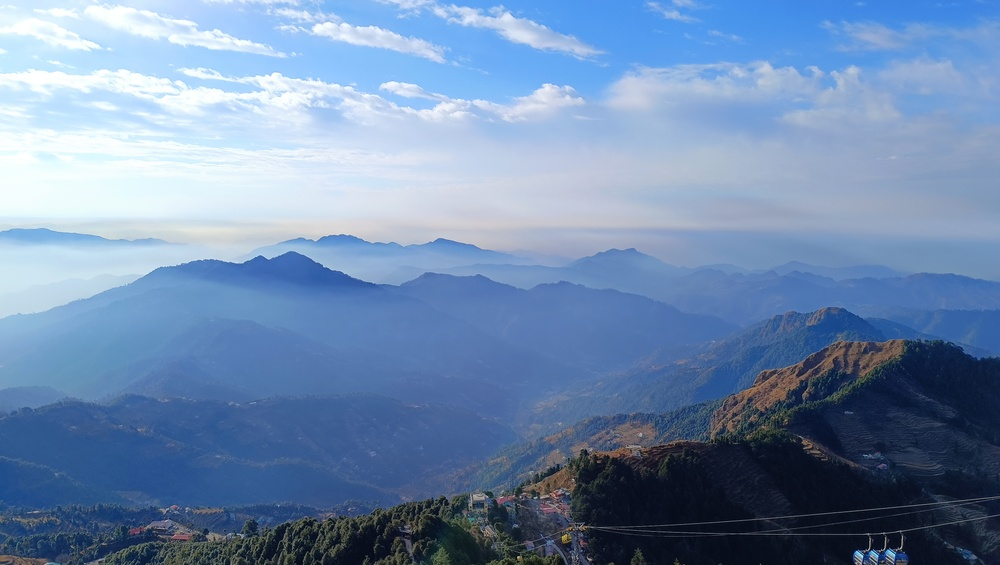
#> input picture experiment2/IMG_20260101_085451.jpg.jpeg, 1000 x 565 px, shrunk from 4080 x 2304 before the run
$ python exp2.py
#> lines starting #> are read from the running program, lines starting #| are printed output that depends on the picture
import os
import cv2
import matplotlib.pyplot as plt
import numpy as np

# Same folder (experiment2) se image uthayega
CURRENT_DIR = os.path.dirname(os.path.abspath(__file__))
image_path = os.path.join(CURRENT_DIR, 'IMG_20260101_085451.jpg.jpeg')

# Read image in grayscale
img = cv2.imread(image_path, cv2.IMREAD_GRAYSCALE)
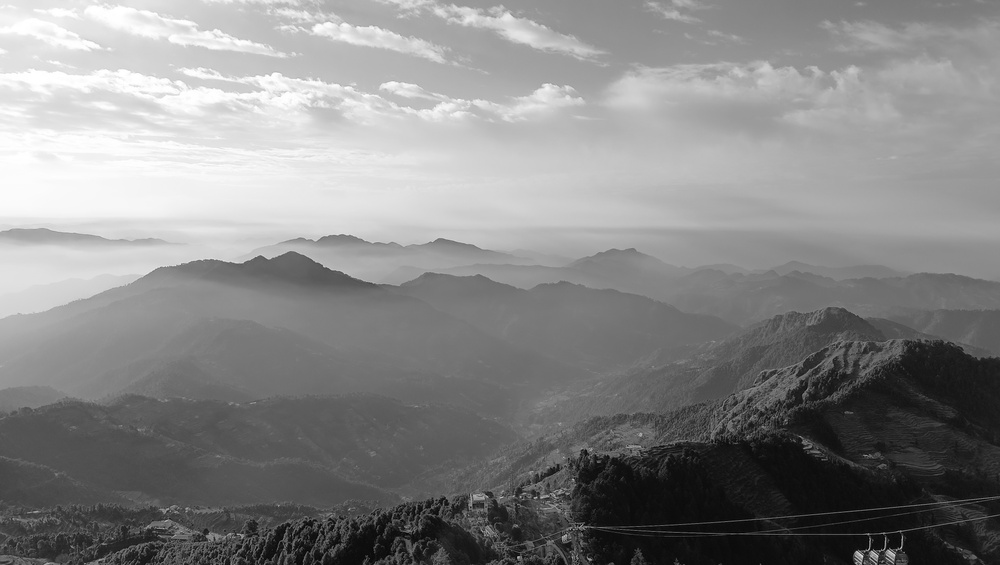
#> img: shape (565, 1000); min 0, max 255, mean 134.7

if img is None:
    raise FileNotFoundError(f"Image nahi mili: {image_path}")

# 2. Contrast Stretching (Min-Max Normalization to [0, 255])
r_min, r_max = int(np.min(img)), int(np.max(img))
#> r_min = 0; r_max = 255
if r_max > r_min:
    img_stretched = ((img.astype(np.float32) - r_min) / (r_max - r_min) * 255.0).astype(np.uint8)
else:
    img_stretched = img.copy()

# 3. Global Histogram Equalization (HE)
img_he = cv2.equalizeHist(img)
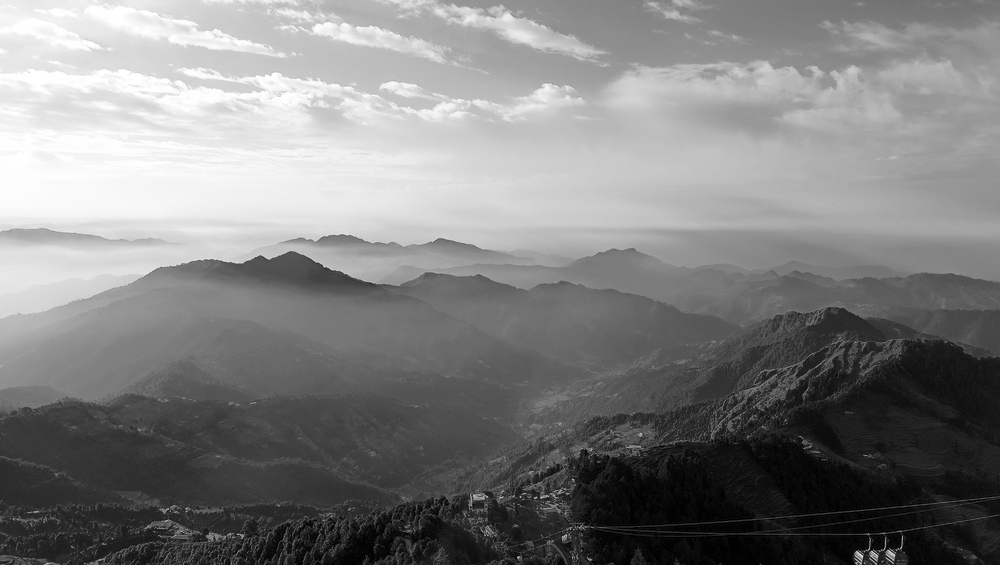
#> img_he: shape (565, 1000); min 0, max 255, mean 128.1

# 4. Contrast Limited Adaptive Histogram Equalization (CLAHE)
clahe = cv2.createCLAHE(clipLimit=2.0, tileGridSize=(8, 8))
img_clahe = clahe.apply(img)
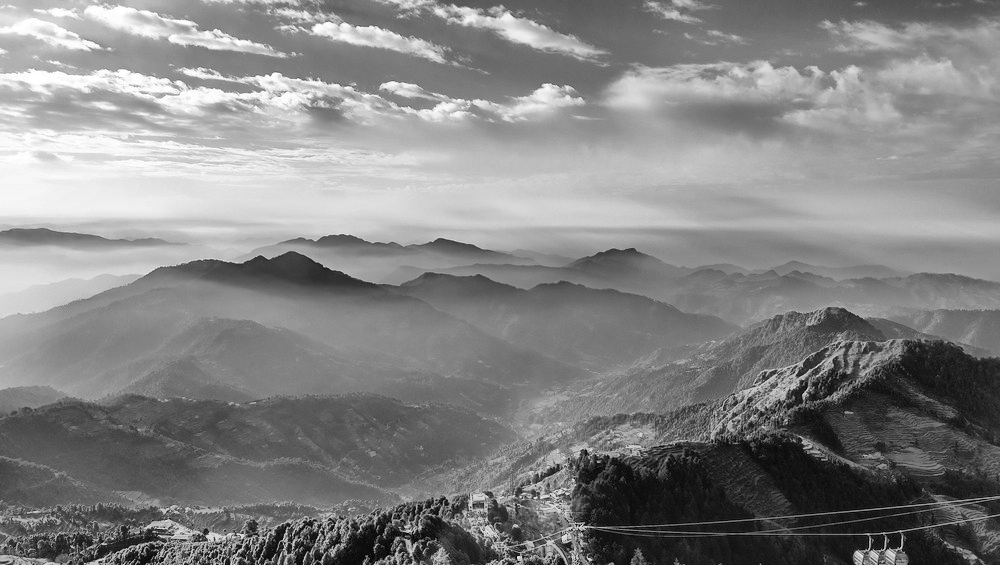
#> img_clahe: shape (565, 1000); min 0, max 255, mean 132.1

# 5. Plot Comparison and Histograms
images = [img, img_stretched, img_he, img_clahe]
titles = ['Original (Low Contrast)', 'Contrast Stretched', 'Global HE', 'CLAHE']

plt.figure(figsize=(16, 8))
for i in range(4):
    plt.subplot(2, 4, i + 1)
    plt.imshow(images[i], cmap='gray', vmin=0, vmax=255)
    plt.title(titles[i], fontsize=11)
    plt.axis('off')

    plt.subplot(2, 4, i + 5)
    plt.hist(images[i].ravel(), bins=256, range=[0, 256], color='black', alpha=0.7)
    plt.title(f'Histogram: {titles[i]}', fontsize=10)
    plt.xlim([0, 256])
    plt.xlabel('Intensity Value')
    plt.ylabel('Pixel Count')

plt.tight_layout()

# Save result in experiment2 folder
output_path = os.path.join(CURRENT_DIR, 'contrast_enhancement_result.png')
plt.savefig(output_path)
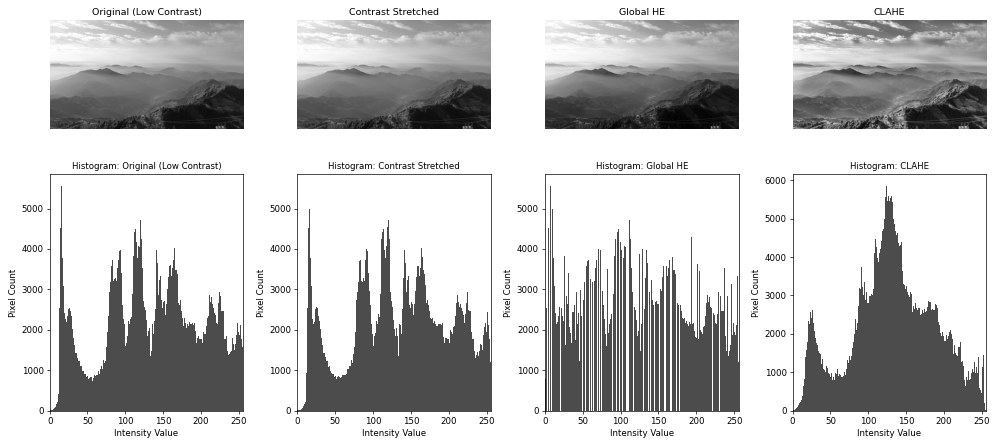
#> figure drawn by matplotlib, 8 panels; panel 2: tallest bar 5569 high, from x = 15 to 16; panel 4: tallest bar 5569 high, from x = 15 to 16; panel 6: tallest bar 5569 high, from x = 7 to 8; panel 8: tallest bar 5863 high, from x = 124 to 125
plt.show()

$ run again, with experiment2/IMG_20260615_121801.jpg.jpeg copied over experiment2/IMG_20260101_085451.jpg.jpeg
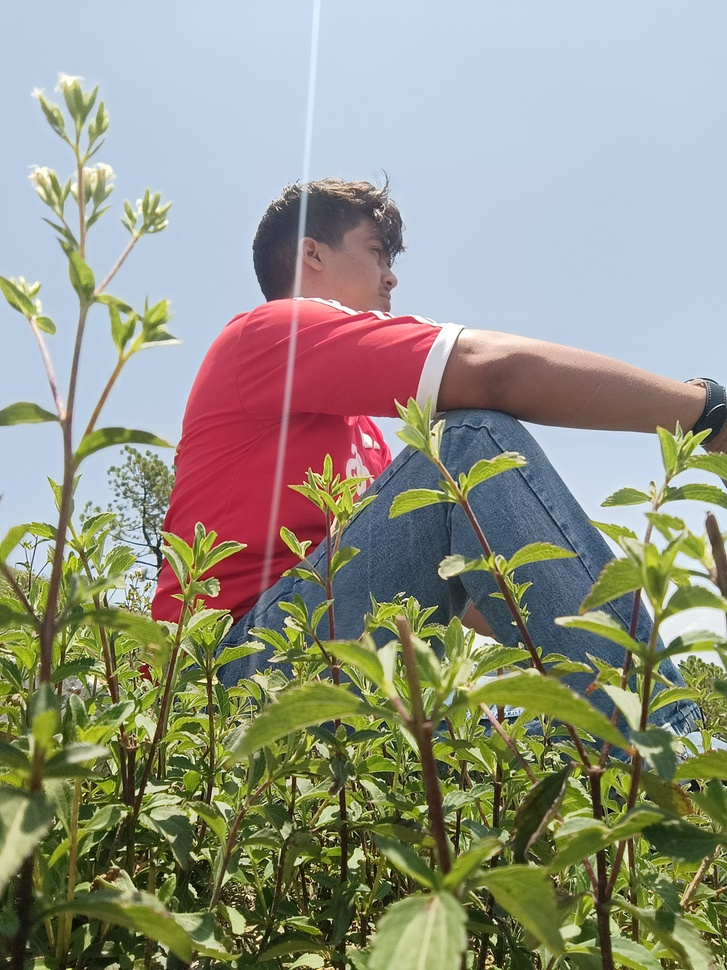
#> input picture experiment2/IMG_20260615_121801.jpg.jpeg, 727 x 970 px, shrunk from 3456 x 4608 before the run
#> `img = cv2.imread(image_path, cv2.IMREAD_GRAYSCALE)`:
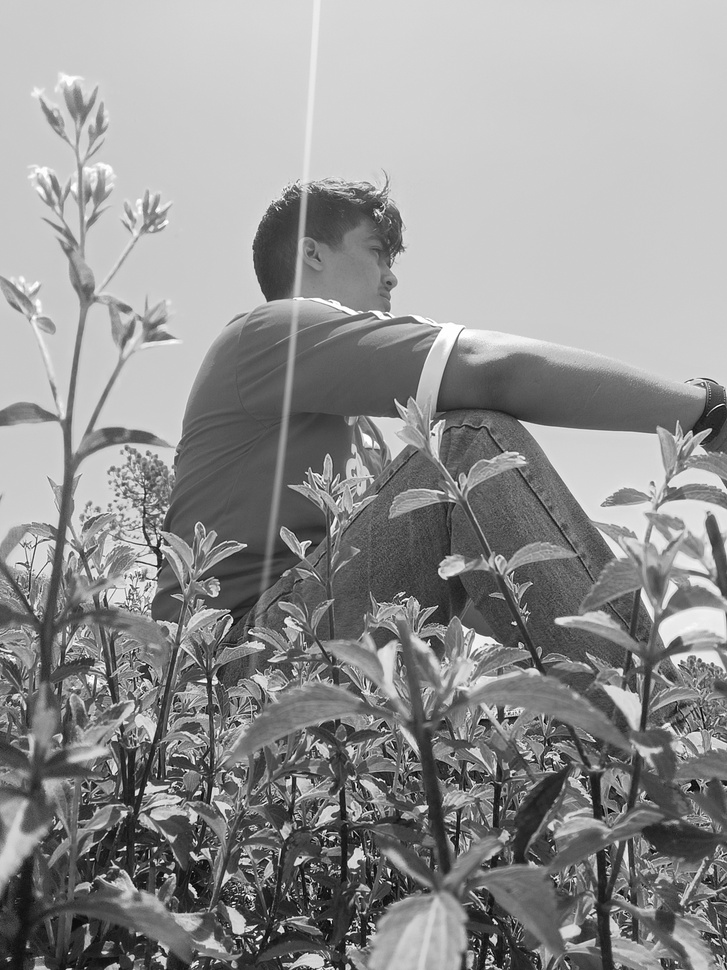
#> img: shape (970, 727); min 0, max 255, mean 145.7
#> r_min = 0; r_max = 255
#> `img_clahe = clahe.apply(img)`:
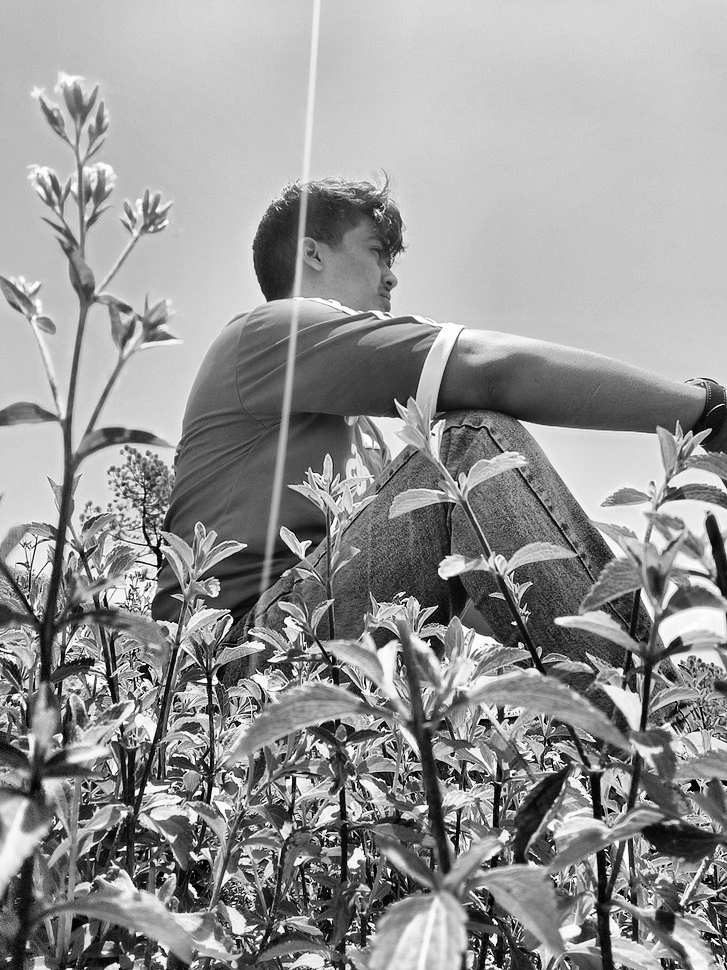
#> img_clahe: shape (970, 727); min 0, max 255, mean 149.3
